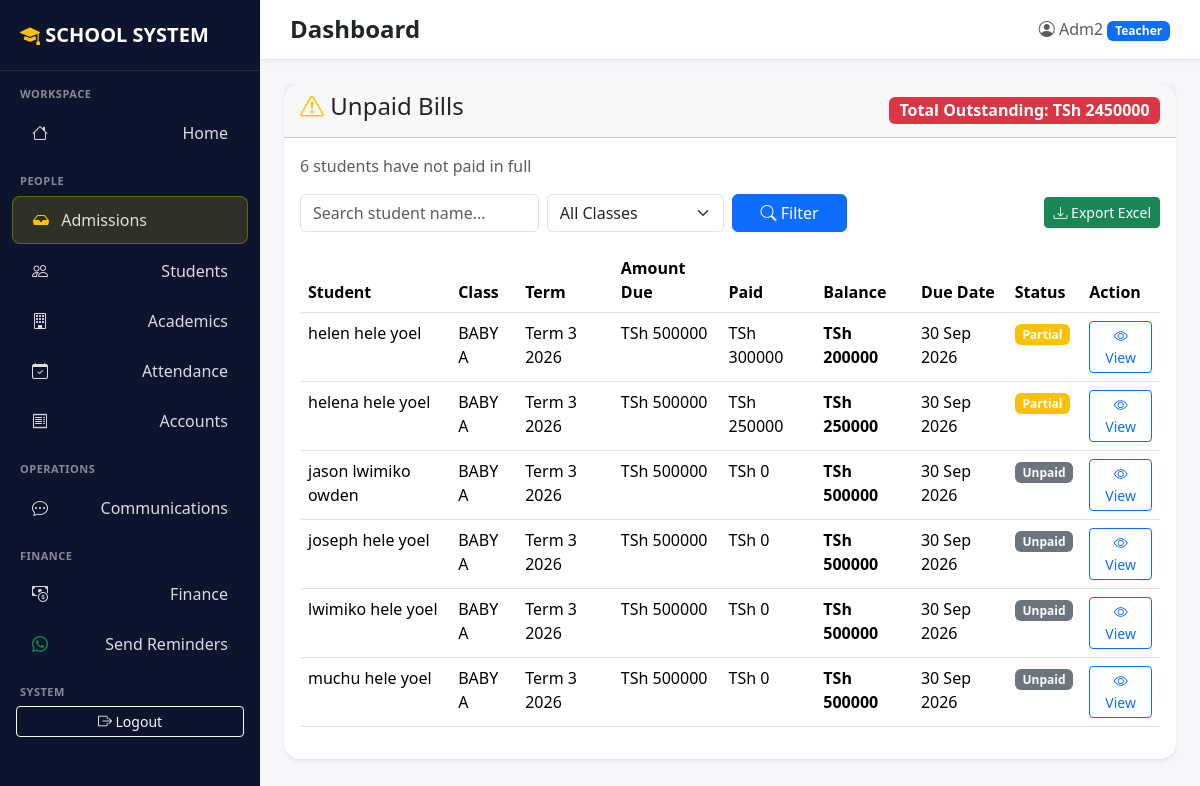
/school-management/finance/unpaid-bills/ (signed in), run on the app's committed database.
### accounts/models.py (models this page shows)
class User(AbstractUser):
    ROLE_CHOICES = [
        ("admin", "Administrator"),
        ("teacher", "Teacher"),
        ("accountant", "Accountant"),
        ("headteacher", "Head Teacher"),
        ("parent", "Parent"),
    ]
    role = models.CharField(max_length=20, choices=ROLE_CHOICES, default="teacher")
    phone = models.CharField(max_length=20, blank=True, null=True)
    teacher_profile = models.OneToOneField(
        'academics.Teacher',
        null=True,
        blank=True,
        on_delete=models.SET_NULL
    )
    guardian_profile = models.OneToOneField(
        'students.Guardian',
        null=True,
        blank=True,
        on_delete=models.SET_NULL
    )

### finance/models.py (models this page shows, shortened)
class FeePayment(models.Model):
    student = models.ForeignKey(Student, on_delete=models.CASCADE, related_name='fee_payments')
    fee_structure = models.ForeignKey(FeeStructure, on_delete=models.CASCADE, related_name='payments')
    amount_due = models.DecimalField(max_digits=12, decimal_places=2, default=0)
    due_date = models.DateField(null=True, blank=True, help_text="Copied from FeeStructure on creation")
    system_control_number = models.CharField(
        max_length=20, unique=True, null=True, blank=True, db_index=True,
        help_text="Internal tracking number before bank assigns one"
    )
    bank_control_number = models.CharField(
        max_length=20, unique=True, null=True, blank=True, db_index=True,
        help_text="Real control number from Bank/GePG. Parents use this to pay"
    )
    control_number_source = models.CharField(max_length=20, choices=CONTROL_SOURCES, default='manual')
    invoice_status = models.CharField(max_length=20, choices=INVOICE_STATUS, default='unpaid', db_index=True)
    amount_paid = models.DecimalField(max_digits=12, decimal_places=2, default=0)
    balance = models.DecimalField(max_digits=12, decimal_places=2, default=0, editable=False)
    payment_date = models.DateField(null=True, blank=True)
    payment_method = models.CharField(max_length=20, choices=PAYMENT_METHODS, default='Control')
    transaction_ref = models.CharField(max_length=100, null=True, blank=True, help_text="Bank ref from bank report")
    receipt_no = models.CharField(max_length=50, unique=True, null=True, blank=True)
    notes = models.TextField(blank=True, null=True)
    created_at = models.DateTimeField(auto_now_add=True)
    updated_at = models.DateTimeField(auto_now=True)
    class Meta:
        ordering = ['-created_at']
        unique_together = ['student', 'fee_structure'] # 1 bill per student per term
        verbose_name = "Fee Bill/Payment"
        verbose_name_plural = "Fee Bills/Payments"

class FeeStructure(models.Model):
    TERM_CHOICES = [
        ('Term 1', 'Term 1'),
        ('Term 2', 'Term 2'),
        ('Term 3', 'Term 3'),
        ('Term 4', 'Term 4')
    ]
    student_class = models.CharField(max_length=50, help_text="e.g. Form 1A, Grade 5")
    academic_year = models.CharField(max_length=9, default="2026")
    term = models.CharField(max_length=10, choices=TERM_CHOICES)
    amount = models.DecimalField(max_digits=12, decimal_places=2, help_text="Total fees for the term")
    description = models.CharField(max_length=200, blank=True, null=True)
    due_date = models.DateField(null=True, blank=True, help_text="Last date to pay without penalty")
    class Meta:
        unique_together = ['student_class', 'academic_year', 'term']
        ordering = ['-academic_year', 'term']

### students/models.py (models this page shows, shortened)
class Student(models.Model):
    GENDER_CHOICES = [
        ("M", "Male"),
        ("F", "Female"),
    ]
    STATUS_CHOICES = [
        ("ACTIVE", "Active"),
        ("TRANSFERRED", "Transferred"),
        ("GRADUATED", "Graduated"),
    ]
    admission_number = models.CharField(
        max_length=30,
        unique=True,
        blank=True,
        editable=False  # so users can't manually type a duplicate
    )
    first_name = models.CharField(max_length=100)
    middle_name = models.CharField(max_length=100, blank=True)
    last_name = models.CharField(max_length=100)
    gender = models.CharField(
        max_length=1,
        choices=GENDER_CHOICES
    )
    date_of_birth = models.DateField()
    guardian = models.ForeignKey(
        Guardian,
        on_delete=models.CASCADE,
        related_name="students"
    )
    class_room = models.ForeignKey(
        "academics.ClassRoom",
        on_delete=models.SET_NULL,
        null=True,
        blank=True,
        related_name="students"
    )
    photo = models.ImageField(
        upload_to="students/",
        blank=True,
        null=True
    )
    admission_date = models.DateField(auto_now_add=True)
    admission_year = models.PositiveIntegerField(
        default=datetime.date.today().year
    )
    nationality = models.CharField(
        max_length=50,
        default="Tanzanian"
    )
    religion = models.CharField(
        max_length=50,
        blank=True
    )
    blood_group = models.CharField(
        max_length=5,
        blank=True
    )
    status = models.CharField(
        max_length=20,
        choices=STATUS_CHOICES,
        default="ACTIVE"
    )
    is_active = models.BooleanField(default=True)
    class Meta:
        ordering = ["first_name", "last_name"]
    @property
    def full_name(self):
        name = f"{self.first_name} {self.middle_name} {self.last_name}"
        return " ".join(name.split()) # removes double spaces if no middle name

### academics/models.py (models this page shows, shortened)
class ClassRoom(models.Model):
    LEVEL_GROUP = {
        'BABY': 'PRE_PRIMARY', 'MIDDLE': 'PRE_PRIMARY', 'TOP': 'PRE_PRIMARY',
        'G1': 'PRE_PRIMARY', 'G2': 'PRE_PRIMARY', 'G3': 'PRE_PRIMARY',
        'G4': 'PRE_PRIMARY', 'G5': 'PRE_PRIMARY', 'G6': 'PRE_PRIMARY', 'G7': 'PRE_PRIMARY',
        'F1': 'ORDINARY', 'F2': 'ORDINARY', 'F3': 'ORDINARY', 'F4': 'ORDINARY',
        'F5': 'ADVANCED', 'F6': 'ADVANCED',
    }
    LEVEL_CHOICES = [
        ("BABY", "Baby"),
        ("MIDDLE", "Middle"),
        ("TOP", "Top"),
        ("G1", "Grade 1"),
        ("G2", "Grade 2"),
        ("G3", "Grade 3"),
        ("G4", "Grade 4"),
        ("G5", "Grade 5"),
        ("G6", "Grade 6"),
        ("G7", "Grade 7"),
        ("F1", "Form 1"),
        ("F2", "Form 2"),
        ("F3", "Form 3"),
        ("F4", "Form 4"),
        ("F5", "Form 5"),
        ("F6", "Form 6"),
    ]
    STREAM_CHOICES = [
        ("A", "A"),
        ("B", "B"),
        ("C", "C"),
    ]
    level = models.CharField(
        max_length=10,
        choices=LEVEL_CHOICES
    )
    stream = models.CharField(
        max_length=1,
        choices=STREAM_CHOICES
    )
    class_teacher = models.ForeignKey(
        Teacher,
        on_delete=models.SET_NULL,
        null=True,
        blank=True,
        related_name="classrooms"
    )
    class Meta:
        unique_together = ("level", "stream")
        ordering = ["level", "stream"]

### finance/views.py (the view)
# urls.py: path('unpaid-bills/', views.unpaid_bills_list, name='unpaid_bills'),
@login_required
@user_passes_test(is_accountant)
def unpaid_bills_list(request):
    bills = FeePayment.objects.filter(invoice_status__in=['unpaid', 'partial', 'overdue'])\
                      .select_related('student', 'student__class_room', 'fee_structure')\
                      .order_by('due_date')
    q = request.GET.get('q')
    if q: bills = bills.filter(student__first_name__icontains=q) | bills.filter(student__last_name__icontains=q)
    class_id = request.GET.get('class')
    if class_id: bills = bills.filter(student__class_room_id=class_id)
    total_outstanding = bills.aggregate(total=Sum('balance'))['total'] or 0
    context = {
        'bills': bills, 'total_outstanding': total_outstanding, 'count': bills.count(),
        'classes': ClassRoom.objects.all().order_by('level', 'stream')
    }
    return render(request, 'finance/unpaid_bills.html', context)

### finance/templates/finance/unpaid_bills.html (shortened to what this page needs)
{% extends 'base.html' %}
{% block content %}
<div class="card shadow-sm">
    <div class="card-header d-flex justify-content-between align-items-center">
        <h4><i class="bi bi-exclamation-triangle text-warning"></i> Unpaid Bills</h4>
        <span class="badge bg-danger fs-6">Total Outstanding: TSh {{ total_outstanding|floatformat:0 }}</span>
    </div>
    <div class="card-body">
        <p class="text-muted">{{ count }} students have not paid in full</p>
        <div class="d-flex justify-content-between align-items-center mb-3">
            <form method="get" class="row g-2 flex-grow-1 me-2">
                <div class="col-md-4">
                    <input type="text" name="q" class="form-control" placeholder="Search student name..." value="{{ request.GET.q }}">
                </div>
                <div class="col-md-3">
                    <select name="class" class="form-select">
                        <option value="">All Classes</option>
                    </select>
                </div>
                <div class="col-md-2">
                    <button class="btn btn-primary w-100"><i class="bi bi-search"></i> Filter</button>
                </div>
            </form>
            <a href="/admin/finance/feepayment/?invoice_status__in=unpaid,partial,overdue" class="btn btn-success btn-sm" target="_blank">
                <i class="bi bi-download"></i> Export Excel
            </a>
        </div>
        <div class="table-responsive">
            <table class="table table-hover">
                <thead>
                    <tr>
                        <th>Student</th>
                        <th>Class</th>
                        <th>Term</th>
                        <th>Amount Due</th>
                        <th>Paid</th>
                        <th>Balance</th>
                        <th>Due Date</th>
                        <th>Status</th>
                        <th>Action</th>
                    </tr>
                </thead>
                <tbody>
                    {% for bill in bills %}
                    <tr>
                        <td>{{ bill.student.full_name }}</td>
                        <td>{{ bill.student.class_room.level }} {{ bill.student.class_room.stream }}</td>
                        <td>{{ bill.fee_structure.term }} {{ bill.fee_structure.academic_year }}</td>
                        <td>TSh {{ bill.amount_due|floatformat:0 }}</td>
                        <td>TSh {{ bill.amount_paid|floatformat:0 }}</td>
                        <td><strong>TSh {{ bill.balance|floatformat:0 }}</strong></td>
                        <td>{{ bill.due_date|date:"d M Y" }}</td>
                        <td>
                            <span class="badge bg-{% if bill.invoice_status == 'overdue' %}danger{% elif bill.invoice_status == 'partial' %}warning{% else %}secondary{% endif %}">
                                {{ bill.get_invoice_status_display }}
                            </span>
                        </td>
                        <td>
                            <a href="{% url 'finance:bill_detail' bill.id %}" class="btn btn-sm btn-outline-primary">
                                <i class="bi bi-eye"></i> View
                            </a>
                        </td>
                    </tr>
                    {% empty %}
                    <tr><td colspan="9" class="text-center">No unpaid bills 🎉</td></tr>
                    {% endfor %}
                </tbody>
            </table>
        </div>
    </div>
</div>
{% endblock %}

### templates/base.html (shortened to what this page needs)
<!DOCTYPE html>
<html lang="en">
<head>
    <link href="https://cdn.jsdelivr.net/npm/bootstrap@5.3.2/dist/css/bootstrap.min.css" rel="stylesheet">
    <link rel="stylesheet" href="https://cdn.jsdelivr.net/npm/bootstrap-icons@1.11.3/font/bootstrap-icons.css">
</head>
<body class="{% if not user.is_authenticated %}login-body{% endif %}">
{% if user.is_authenticated %}
<nav class="sidebar" id="sidebar">
    <div class="brand">
        <i class="bi bi-mortarboard-fill text-warning"></i> SCHOOL SYSTEM
    </div>
    {% if user.is_superuser or user.role == 'admin' %}
        <div class="section-title">Workspace</div>
        <ul class="nav flex-column">
            <li class="nav-item"><a class="nav-link" href="{% url 'dashboard:home' %}"><i class="bi bi-house"></i> Home</a></li>
        </ul>
        <div class="section-title">People</div>
        <ul class="nav flex-column">
            <li class="nav-item">
                <a class="nav-link" href="/admissions/manage/" style="background: rgba(255,215,0,0.15); border: 1px solid rgba(255,215,0,0.3);">
                    <span><i class="bi bi-inbox-fill text-warning"></i> Admissions</span>
                </a>
            </li>
            <li class="nav-item"><a class="nav-link" href="{% url 'students:student_list' %}"><i class="bi bi-people"></i> Students</a></li>
            <li class="nav-item"><a class="nav-link" href="{% url 'academics:class_list' %}"><i class="bi bi-building"></i> Academics</a></li>
            <li class="nav-item"><a class="nav-link" href="{% url 'students:daily_attendance_summary' %}"><i class="bi bi-calendar-check"></i> Attendance</a></li>
            <li class="nav-item"><a class="nav-link" href="{% url 'accounts:account_manage' %}"><i class="bi bi-receipt"></i> Accounts</a></li>
        </ul>
        <div class="section-title">Operations</div>
        <ul class="nav flex-column">
            <li class="nav-item"><a class="nav-link" href="#"><i class="bi bi-chat-dots"></i> Communications</a></li>
        </ul>
        <div class="section-title">Finance</div>
        <ul class="nav flex-column">
            <li class="nav-item"><a class="nav-link" href="{% url 'finance:dashboard' %}"><i class="bi bi-cash-coin"></i> Finance</a></li>
            <li class="nav-item"><a class="nav-link" href="{% url 'finance:send_reminders' %}"><i class="bi bi-whatsapp text-success"></i> Send Reminders</a></li>
        </ul>
    {% elif user.role == 'parent' %}
        <div class="section-title">Parent Portal</div>
        <ul class="nav flex-column">
            <li class="nav-item"><a class="nav-link" href="{% url 'students:my_children' %}"><i class="bi bi-people"></i> My Children</a></li>
        </ul>
    {% endif %}
    <div class="section-title">System</div>
    <ul class="nav flex-column">
        <li class="nav-item">
            <form method="post" action="{% url 'logout' %}" class="px-3">
                <button type="submit" class="btn btn-outline-light btn-sm w-100">
                    <i class="bi bi-box-arrow-right"></i> Logout
                </button>
            </form>
        </li>
    </ul>
</nav>
<div class="main-content">
    <div class="topbar d-flex justify-content-between align-items-center">
        <div class="d-flex align-items-center">
            <h4 class="mb-0 fw-bold">{% block page_title %}Dashboard{% endblock %}</h4>
        </div>
        <div class="d-flex align-items-center gap-3">
            <span class="text-muted">
                <i class="bi bi-person-circle"></i> {{ user.username|title }}
                <span class="badge bg-primary">{{ user.role|title }}</span>
            </span>
        </div>
    </div>
    <div class="p-4">
{% endif %}
        {% block content %}{% endblock %}
{% if user.is_authenticated %}
    </div>
</div>
{% endif %}
</body>
</html>

### data on the page
User: username "Adm2", role "Teacher"
FeePayment: student.full_name "helen hele yoel", student.class_room.level "BABY", student.class_room.stream "A", fee_structure.term "Term 3", fee_structure.academic_year "2026", amount_due "500000", amount_paid "300000", balance "200000", due_date "30 Sep 2026", invoice_status "Partial"
FeePayment: student.full_name "helena hele yoel", student.class_room.level "BABY", student.class_room.stream "A", fee_structure.term "Term 3", fee_structure.academic_year "2026", amount_due "500000", amount_paid "250000", balance "250000", due_date "30 Sep 2026", invoice_status "Partial"
FeePayment: student.full_name "jason lwimiko owden", student.class_room.level "BABY", student.class_room.stream "A", fee_structure.term "Term 3", fee_structure.academic_year "2026", amount_due "500000", amount_paid "0", balance "500000", due_date "30 Sep 2026", invoice_status "Unpaid"
FeePayment: student.full_name "joseph hele yoel", student.class_room.level "BABY", student.class_room.stream "A", fee_structure.term "Term 3", fee_structure.academic_year "2026", amount_due "500000", amount_paid "0", balance "500000", due_date "30 Sep 2026", invoice_status "Unpaid"
FeePayment: student.full_name "lwimiko hele yoel", student.class_room.level "BABY", student.class_room.stream "A", fee_structure.term "Term 3", fee_structure.academic_year "2026", amount_due "500000", amount_paid "0", balance "500000", due_date "30 Sep 2026", invoice_status "Unpaid"
FeePayment: student.full_name "muchu hele yoel", student.class_room.level "BABY", student.class_room.stream "A", fee_structure.term "Term 3", fee_structure.academic_year "2026", amount_due "500000", amount_paid "0", balance "500000", due_date "30 Sep 2026", invoice_status "Unpaid"

### other printed values
{{ total_outstanding|floatformat:0 }} "2450000"
{{ count }} "6"
